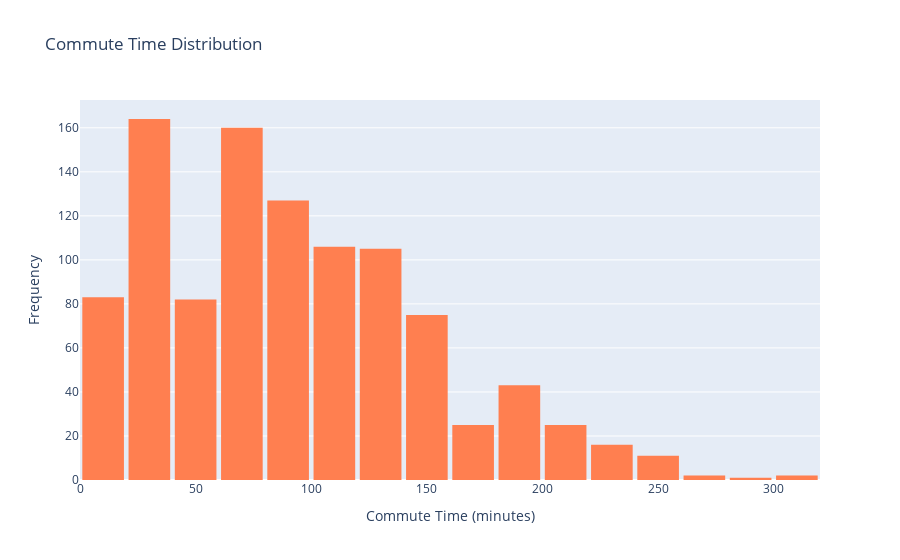

Here is the notebook cell this chart was saved with:
### Markdown cell above
Very surprising that each class of the traffic condition has almost similar counts. Here it means that the classes are balanced.

### Code cell
# Commute Time: Histogram
df = df[df["commute_time_(min)"] <= 300]
fig = px.histogram(df, x='commute_time_(min)', nbins=20, title='Commute Time Distribution',
                   color_discrete_sequence=['coral'])
fig.update_layout(xaxis_title='Commute Time (minutes)', yaxis_title='Frequency',bargap=0.1)
fig.show()  #for notebook
#fig.show("png") #for github it only supports non interactive

### Figure 1 — Plotly figure (JSON) as saved in the notebook; plotly's stock layout.template omitted (floating-point values rounded to 4 significant figures; data arrays with more than 128 entries replaced by an {"elided": "..."} marker saying what was removed)
{"data": [{"alignmentgroup": "True", "bingroup": "x", "hovertemplate": "commute_time_(min)=%{x}<br>count=%{y}<extra></extra>", "legendgroup": "", "marker": {"color": "coral", "pattern": {"shape": ""}}, "name": "", "nbinsx": 20, "offsetgroup": "", "orientation": "v", "showlegend": false, "x": {"elided": "1027 float values"}, "xaxis": "x", "yaxis": "y", "type": "histogram"}], "layout": {"xaxis": {"anchor": "y", "domain": [0.0, 1.0], "title": {"text": "Commute Time (minutes)"}}, "yaxis": {"anchor": "x", "domain": [0.0, 1.0], "title": {"text": "Frequency"}}, "legend": {"tracegroupgap": 0}, "title": {"text": "Commute Time Distribution"}, "barmode": "relative", "bargap": 0.1}}
